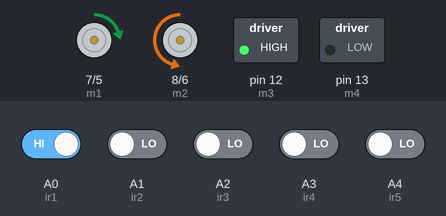
This sketch was run on a simulated Arduino Uno, built with avr-gcc and run on an emulated ATmega328P. Shown: direction and speed pins drawn as motors (green arrow = direction pin HIGH = forward, orange = LOW = backward, longer = more drive), switched loads named in the sketch (green lamp = pin HIGH). The inputs (shaded band) are chosen by the test bench; at power-on: A0 (ir1) HIGH, A1 (ir2), A2 (ir3), A3 (ir4), A4 (ir5) LOW.

Above: at 1.2 s.
1.3 s: A4 (ir5) driven HIGH
At 2.1 s:
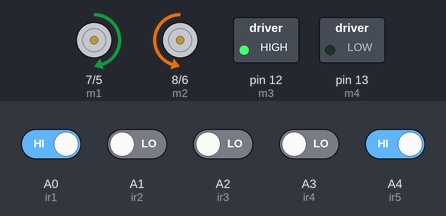
2.8 s: A0 (ir1) driven LOW
At 4.0 s:
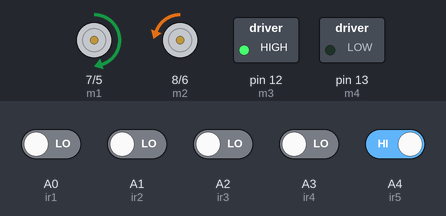
4.3 s: A0 (ir1) driven HIGH
At 4.6 s:
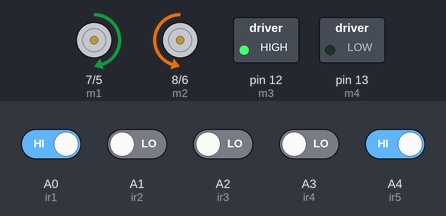
5.8 s: A4 (ir5) driven LOW
At 6.2 s:
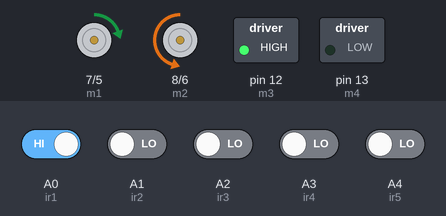
7.3 s: A1 (ir2) driven HIGH and A4 (ir5) driven HIGH
10.3 s: A1 (ir2) driven LOW
At 11.6 s:
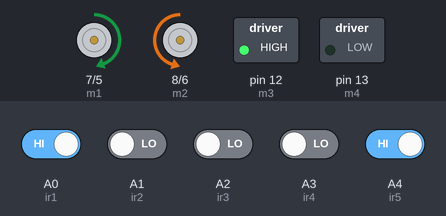
Timing chart, 0 to 12.8 s (numbered marks = the images above; inputs shaded):
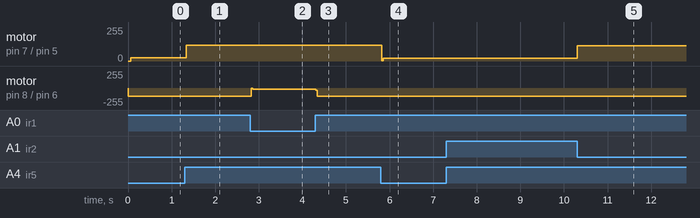

The sketch:

pid_bfd_1000_2.ino
```cpp
//********** MOTORS **********//
#define m1 7  //Right Motor MA1
#define m2 8  //Right Motor MA2
#define m3 12  //Left Motor MB1
#define m4 13  //Left Motor MB2
#define e1 5  //Right Motor Enable Pin EA
#define e2 6 //Left Motor Enable Pin EB


//********** EXTRAS **********//
int b = 0;
int w = 1;
int pos = 0;


//********** PID **********//speed 120
const double KP = 0.05; //0.07 //0.09 //0.0678
const double KD = 0.06; //0.1  //0.12  //0.95
const double KI = 0.0008;              //0.0008
double LastError = 0.0;
const int Goal = 2000;
int max_speed = 120;
int I = 0;


//**********5 Channel IR Sensor Connection**********//
#define ir1 A0
#define ir2 A1
#define ir3 A2
#define ir4 A3
#define ir5 A4


//*************************************************//


void right(){
  digitalWrite(m1, LOW);
  digitalWrite(m2, LOW);
  digitalWrite(m3, HIGH);
  digitalWrite(m4, LOW);
}
void rright(){
  digitalWrite(m1, LOW);
  digitalWrite(m2, HIGH);
  digitalWrite(m3, HIGH);
  digitalWrite(m4, LOW);
}
void left(){
  digitalWrite(m1, HIGH);
  digitalWrite(m2, LOW);
  digitalWrite(m3, LOW);
  digitalWrite(m4, LOW);
}


void lleft(){
  digitalWrite(m1, HIGH);
  digitalWrite(m2, LOW);
  digitalWrite(m3, LOW);
  digitalWrite(m4, HIGH);
}

void wait_for_white(){
    while ((digitalRead(ir1) == w) && (digitalRead(ir2) == w) && (digitalRead(ir3) == w) && (digitalRead(ir4) == w) && (digitalRead(ir5) == w)){
    delay(10);}
}

void fwd(){
  digitalWrite(m1, HIGH);
  digitalWrite(m2, LOW);
  digitalWrite(m3, HIGH);
  digitalWrite(m4, LOW);
}


int readline(int s1, int s2, int s3, int s4, int s5){  //if only middle sensor detects black line
  if((s1 == w) && (s2 == w) && (s3 == b) && (s4 == w) && (s5 == w))
  {
    pos = 2000;
  }

  if((s1 == w) && (s2 == b) && (s3 == b) && (s4 == b) && (s5 == b))
  {
    pos = 4000;
  }

    if((s1 == w) && (s2 == b) && (s3 == w) && (s4 == b) && (s5 == b))
  {
    pos = 4000;
  }

    if((s1 == b) && (s2 == b) && (s3 == b) && (s4 == b) && (s5 == w))
  {
    pos = 0;
  }
    if((s1 == b) && (s2 == b) && (s3 == w) && (s4 == b) && (s5 == w))
  {
    pos = 0;
  }


  //if only left sensor detects black line
  if((s1 == b) && (s2 == w) && (s3 == w) && (s4 == w) && (s5 == w))
  {
    pos = 0;
  }

  //if only left most sensor detects black line
  if((s1 == b) && (s2 == b) && (s3 == w) && (s4 == w) && (s5 == w))
  {
    pos = 500;
  }

  //if only right sensor detects black line
  if((s1 == w) && (s2 == b) && (s3 == w) && (s4 == w) && (s5 == w))
  {
    pos = 1000;
  }

  //if only right most sensor detects black line
  if((s1 == w) && (s2 == b) && (s3 == b) && (s4 == w) && (s5 == w))
  {
    pos = 1500;
  }

  //if middle and right sensor detects black line
  if((s1 == w) && (s2 == w) && (s3 == w) && (s4 == w) && (s5 == b))
  {
    pos = 4000;
  }

  //if middle and left sensor detects black line
  if((s1 == w) && (s2 == w) && (s3 == w) && (s4 == b) && (s5 == b))
  {
    pos = 3500;
  }

  //if middle, left and left most sensor detects black line
  if((s1 == w) && (s2 == w) && (s3 == w) && (s4 == b) && (s5 == w))
  {
    pos = 3000;
  }

  //if middle, right and right most sensor detects black line
  if((s1 == w) && (s2 == w) && (s3 == b) && (s4 == b) && (s5 == w))
  {
    pos = 2500;
  }
    if((s1 == w) && (s2 == b) && (s3 == b) && (s4 == b) && (s5 == w))
  {
    pos = 2000;
  }

  return pos;
}


void setup() {
  //Serial.begin(9600);
  pinMode(m1, OUTPUT);
  pinMode(m2, OUTPUT);
  pinMode(m3, OUTPUT);
  pinMode(m4, OUTPUT);
  pinMode(e1, OUTPUT);
  pinMode(e2, OUTPUT);
  pinMode(ir1, INPUT);
  pinMode(ir2, INPUT);
  pinMode(ir3, INPUT);
  pinMode(ir4, INPUT);
  pinMode(ir5, INPUT);
  analogWrite(e1, 0); //you can adjust the speed of the motors from 0-255
  analogWrite(e2, 0); //you can adjust the speed of the motors from 0-255
  fwd();
}
void loop() {

    //Reading Sensor Values
  int s1 = digitalRead(ir1);  //Left Most Sensor
  int s2 = digitalRead(ir2);  //Left Sensor
  int s3 = digitalRead(ir3);  //Middle Sensor
  int s4 = digitalRead(ir4);  //Right Sensor
  int s5 = digitalRead(ir5);  //Right Most Sensor


  int pos = readline(s1,s2,s3,s4,s5);
  int error = Goal - pos;
  I = I + error;

  int PID = (KP*error) + (KD*(error-LastError)) + (KI * I);

  LastError = error;
  Serial.print(max_speed + PID);
  Serial.print(max_speed - PID);
  Serial.print("\n");

  analogWrite(e1, constrain(max_speed + PID, 0, max_speed)); //you can adjust the speed of the motors from 0-255
  analogWrite(e2, constrain(max_speed - PID, 0, max_speed)); //you can adjust the speed of the motors from 0-255


}
```

Measured:
- after the input at 1.3 s, motor on pin 7 (m1) / pin 5 (e1): forward 23/255 → forward 120/255 at once
- after the input at 2.8 s, motor on pin 8 (m2) / pin 6 (e2): backward 120/255 → backward 22/255 at once
- after the input at 4.3 s, motor on pin 8 (m2) / pin 6 (e2): backward 22/255 → backward 120/255 at once
- after the input at 5.8 s, motor on pin 7 (m1) / pin 5 (e1): forward 120/255 → forward 22/255 at once
- after the input at 10.3 s, motor on pin 7 (m1) / pin 5 (e1): forward 22/255 → forward 115/255 at once
